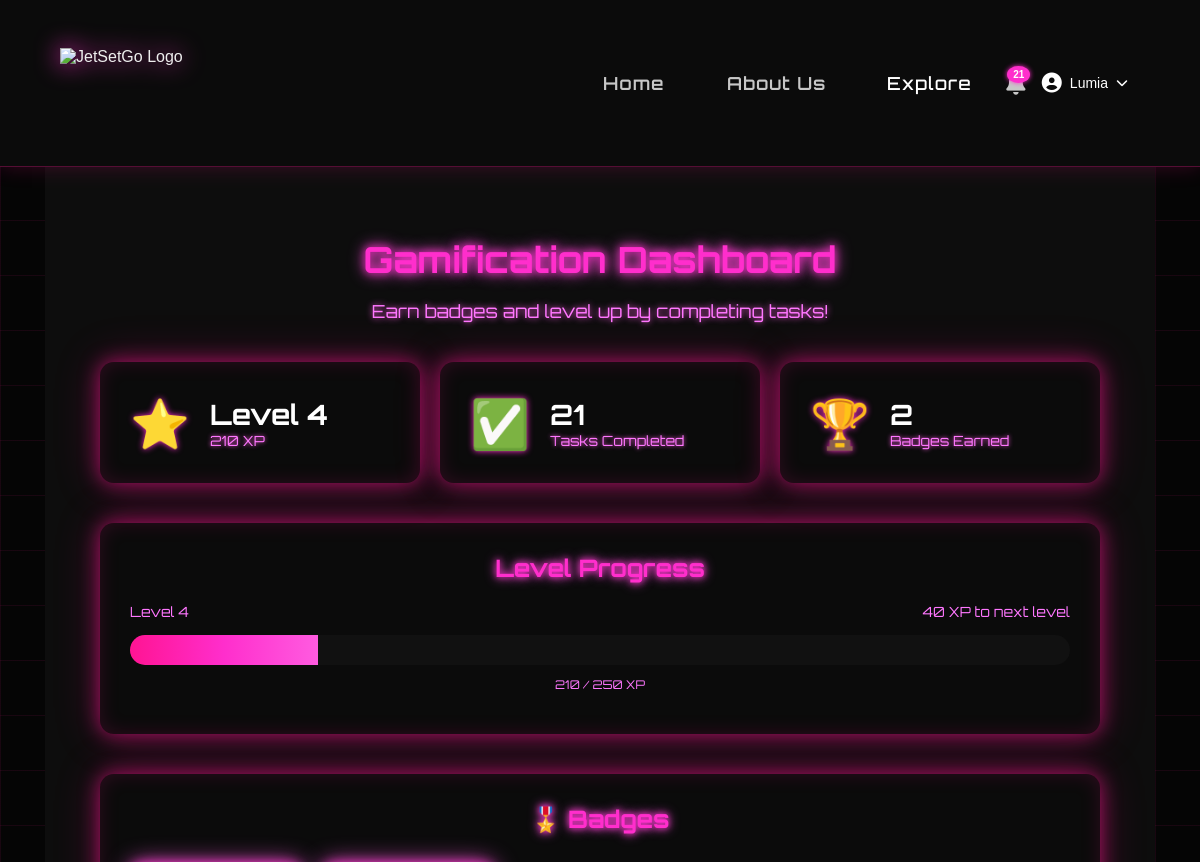
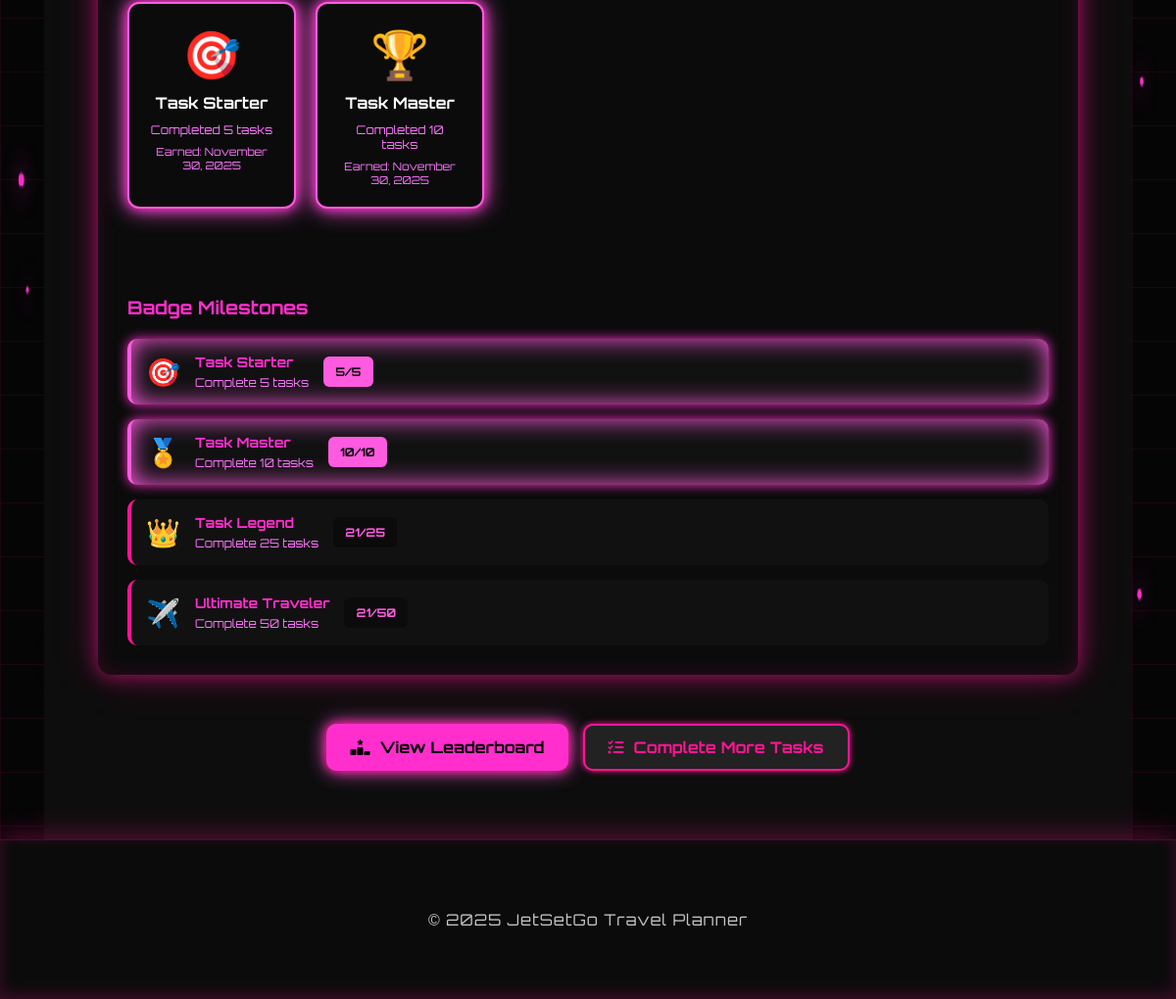
The page /social/gamification (signed in) on the database its author committed (2 pictures, top to bottom).
### app/models.py (models this page shows, shortened)
class User(db.Model):
    __tablename__ = 'user'
    id = db.Column(db.Integer, primary_key=True)
    username = db.Column(db.String(100), nullable=False)
    email = db.Column(db.String(100), unique=True, nullable=False)
    password = db.Column(db.String(200), nullable=False)
    shared_expenses = db.relationship("Expense", secondary=expense_shared, backref="users_shared")
    favorite_destinations = db.relationship(
        "FavoriteDestination",
        secondary=user_favorite_destinations,
        backref=db.backref("users_who_favorited", lazy="dynamic")
    )
    reviews = db.relationship("Review", backref="user", lazy=True, cascade="all, delete-orphan")
    def ensure_stats(self):
        return ensure_user_stats(self)

class UserStats(db.Model):
    __tablename__ = "user_stats"
    id = db.Column(db.Integer, primary_key=True)
    user_id = db.Column(db.Integer, db.ForeignKey("user.id"), unique=True, nullable=False)
    total_xp = db.Column(db.Integer, default=0)
    tasks_completed = db.Column(db.Integer, default=0)
    theme = db.Column(db.String(10), default="dark")
    created_at = db.Column(db.DateTime, default=datetime.utcnow)
    updated_at = db.Column(db.DateTime, default=datetime.utcnow, onupdate=datetime.utcnow)
    user = db.relationship("User", backref=db.backref("stats", uselist=False))
    badges = db.relationship("Badge", backref="user_stats", lazy=True, cascade="all, delete-orphan")
    def get_level(self):
        return StatsService.get_level(self)
    def get_level_progress(self):
        return StatsService.get_level_progress(self)

class Badge(db.Model):
    __tablename__ = "badge"
    id = db.Column(db.Integer, primary_key=True)
    user_stats_id = db.Column(db.Integer, db.ForeignKey("user_stats.id"), nullable=False)
    name = db.Column(db.String(100), nullable=False)
    icon = db.Column(db.String(10), nullable=False)
    description = db.Column(db.String(250), nullable=False)
    threshold = db.Column(db.Integer, nullable=False)
    earned_at = db.Column(db.DateTime, default=datetime.utcnow)

### app/routes/social.py (the view)
@social_bp.route("/gamification")
def gamification():
    if "user_id" not in session:
        flash("Please log in to view gamification", "danger")
        return redirect(url_for("auth.login"))
    from app.models import User, Badge
    user = User.query.get(session["user_id"])
    user_stats = user.ensure_stats()
    badges = Badge.query.filter_by(user_stats_id=user_stats.id).all()
    level = user_stats.get_level()
    level_progress = user_stats.get_level_progress()
    current_xp = user_stats.total_xp
    current_level_xp = level * 50
    next_level_xp = (level + 1) * 50
    xp_for_next_level = next_level_xp - current_xp
    return render_template(
        "gamification.html",
        user_stats=user_stats,
        badges=badges,
        level=level,
        level_progress=level_progress,
        xp_for_next_level=xp_for_next_level
    )

### app/models.py (called while the page is built)
def ensure_user_stats(user):
    if not user.stats:
        stats = UserStats(user_id=user.id)
        db.session.add(stats)
        db.session.commit()
        return stats
    return user.stats

    @staticmethod
    def get_level(user_stats):
        return max(1, user_stats.total_xp // 50)

    @staticmethod
    def get_level_progress(user_stats):
        current_level = StatsService.get_level(user_stats)
        current_level_xp = current_level * 50
        next_level_xp = (current_level + 1) * 50
        progress = 0
        if next_level_xp != current_level_xp:
            progress = ((user_stats.total_xp - current_level_xp) / (next_level_xp - current_level_xp)) * 100
        return min(100, max(0, progress))

### app/templates/gamification.html (shortened to what this page needs)
{% extends 'base.html' %}
{% block content %}
<div class="gamification-container">
    <div class="gamification-header">
        <h1>Gamification Dashboard</h1>
        <p>Earn badges and level up by completing tasks!</p>
    </div>
    <div class="stats-overview">
        <div class="stat-card">
            <div class="stat-icon">⭐</div>
            <div class="stat-content">
                <h3>Level {{ level }}</h3>
                <p>{{ user_stats.total_xp }} XP</p>
            </div>
        </div>
        <div class="stat-card">
            <div class="stat-icon">✅</div>
            <div class="stat-content">
                <h3>{{ user_stats.tasks_completed }}</h3>
                <p>Tasks Completed</p>
            </div>
        </div>
        <div class="stat-card">
            <div class="stat-icon">🏆</div>
            <div class="stat-content">
                <h3>{{ badges|length }}</h3>
                <p>Badges Earned</p>
            </div>
        </div>
    </div>
    <div class="progress-section">
        <h2>Level Progress</h2>
        <div class="level-info">
            <span>Level {{ level }}</span>
            <span>{{ xp_for_next_level }} XP to next level</span>
        </div>
        <div class="progress-bar">
            <div class="progress-fill" data-progress="{{ (level_progress | default(0) | int) }}"></div>
        </div>
        <p class="progress-text">{{ user_stats.total_xp }} / {{ (level + 1) * 50 }} XP</p>
    </div>
    <div class="badges-section">
        <h2>🎖️ Badges</h2>
        {% if badges %}
            <div class="badges-grid">
                {% for badge in badges %}
                    <div class="badge-card earned">
                        <div class="badge-icon">{{ badge.icon }}</div>
                        <h3>{{ badge.name }}</h3>
                        <p>{{ badge.description }}</p>
                        <span class="earned-date">Earned: {{ badge.earned_at.strftime('%B %d, %Y') }}</span>
                    </div>
                {% endfor %}
            </div>
        {% else %}
            <div class="no-badges">
                <p>No badges earned yet. Complete tasks to earn badges!</p>
            </div>
        {% endif %}
        <div class="badge-thresholds">
            <h3>Badge Milestones</h3>
            <div class="threshold-list">
                <div class="threshold-item {% if user_stats.tasks_completed >= 5 %}completed{% endif %}">
                    <span class="threshold-icon">🎯</span>
                    <div class="threshold-info">
                        <h4>Task Starter</h4>
                        <p>Complete 5 tasks</p>
                    </div>
                    <span class="progress-indicator">{{ [user_stats.tasks_completed, 5] | min }}/5</span>
                </div>
                <div class="threshold-item {% if user_stats.tasks_completed >= 10 %}completed{% endif %}">
                    <span class="threshold-icon">🏅</span>
                    <div class="threshold-info">
                        <h4>Task Master</h4>
                        <p>Complete 10 tasks</p>
                    </div>
                    <span class="progress-indicator">{{ [user_stats.tasks_completed, 10] | min }}/10</span>
                </div>
                <div class="threshold-item {% if user_stats.tasks_completed >= 25 %}completed{% endif %}">
                    <span class="threshold-icon">👑</span>
                    <div class="threshold-info">
                        <h4>Task Legend</h4>
                        <p>Complete 25 tasks</p>
                    </div>
                    <span class="progress-indicator">{{ [user_stats.tasks_completed, 25] | min }}/25</span>
                </div>
                <div class="threshold-item {% if user_stats.tasks_completed >= 50 %}completed{% endif %}">
                    <span class="threshold-icon">✈️</span>
                    <div class="threshold-info">
                        <h4>Ultimate Traveler</h4>
                        <p>Complete 50 tasks</p>
                    </div>
                    <span class="progress-indicator">{{ [user_stats.tasks_completed, 50] | min }}/50</span>
                </div>
            </div>
        </div>
    </div>
    <div class="action-buttons">
        <a href="{{ url_for('social.leaderboard') }}" class="btn btn-primary" style="width: auto;">
            <i class="fas fa-ranking-star"></i> View Leaderboard
        </a>
        <a href="{{ url_for('tasks.view_tasks') }}" class="btn btn-secondary" style="width: auto;">
            <i class="fas fa-tasks"></i> Complete More Tasks
        </a>
    </div>
</div>
{% endblock %}

### app/templates/base.html (shortened to what this page needs)
<!DOCTYPE html>
<html lang="en">
<head>
    <link rel="stylesheet" href="{{ url_for('static', filename='css/style.css') }}">
    <link rel="stylesheet" href="https://cdnjs.cloudflare.com/ajax/libs/font-awesome/6.5.0/css/all.min.css">
</head>
<body>
<header>
    <div class="container nav-container">
        <img src="{{ url_for('static', filename='images/logo.png') }}" alt="JetSetGo Logo" class="logo">
        <nav>
            {% if 'user_id' in session and 'user_email' in session %}
            <a href="{{ url_for('view.user_home') }}">Home</a>
            {% else %}
            <a href="{{ url_for('view.landing') }}">Home</a>
            {% endif %}
            <a href="{{ url_for('main.about') }}">About Us</a>
            <a href="{{ url_for('social.explore') }}" class="nav-explore">Explore</a>
            <div class="notif-wrapper">
                <i class="fas fa-bell notif-bell" id="notifBell"></i>
                <span id="notifBadge" class="notif-badge" style="display:none;">0</span>
            </div>
            {% if 'user_id' in session and 'user_email' in session %}
                <div class="user-dropdown-wrapper">
                    <button class="user-dropdown-toggle">
                        <i class="fas fa-user-circle"></i>
                        <span class="username-display">{{ session.get('user_name', 'User') }}</span>
                        <i class="fas fa-chevron-down"></i>
                    </button>
                </div>
            {% else %}
                <a href="{{ url_for('auth.login') }}">Login</a>
                <a href="{{ url_for('auth.register') }}">Register</a>
            {% endif %}
        </nav>
    </div>
</header>
<main class="container">
    {% block content %}{% endblock %}
</main>
<footer>
    <div class="container">
        <p>&copy; {{ 2025 }} JetSetGo Travel Planner</p>
    </div>
</footer>
</body>
</html>

### app/static/css/style.css (style rules this page uses)
:root { --bg-color: #000000; --text-color: #f2f2f2; --soft-text: #c7c7c7; --card-bg: rgba(10, 10, 10, 0.8); --border-color: #ff2ecc; --neon-pink: #ff2ecc; --neon-hover: #ff5be0; }
body { background: var(--bg-color); color: var(--text-color); font-family: "Inter", sans-serif; margin: 0; padding: 0; opacity: 0; animation: fadeIn 0.9s ease-out forwards; }
a { transition: opacity 0.3s ease; }
.container { width: 90%; max-width: 1150px; margin: auto; }
body::before { content: ""; position: fixed; top: 0; left: 0; width: 100%; height: 100%; background-image: linear-gradient(rgba(255, 20, 147, 0.08) 1px, transparent 1px), linear-gradient(90deg, rgba(255, 20, 147, 0.08) 1px, transparent 1px); background-size: 55px 55px; animation: gridMove 32s linear infinite; z-index: -3; pointer-events: none !important; }
header { background: #0b0b0b; padding: 18px 0; border-bottom: 1px solid rgba(255, 20, 147, 0.3); box-shadow: 0 0 20px rgba(255, 20, 147, 0.2); position: relative; z-index: 20; }
header .container { display: flex; justify-content: space-between; align-items: center; }
.logo { height: 70px; filter: drop-shadow(0 0 12px var(--neon-pink)); }
nav a { margin-left: 30px; text-decoration: none; color: var(--soft-text); font-size: 18px; font-family: "Orbitron", sans-serif; letter-spacing: 1px; font-weight: 600; padding: 10px 14px; transition: 0.25s ease; position: relative; z-index: 20; }
.btn { width: 100%; padding: 12px 0; background: var(--neon-pink); color: #000; border: none; font-weight: 600; font-size: 16px; margin-top: 10px; border-radius: 8px; cursor: pointer; transition: 0.25s ease; box-shadow: 0 0 12px var(--neon-pink); position: relative; z-index: 20; }
footer { background: #0b0b0b; padding: 25px 0; text-align: center; color: var(--soft-text); border-top: 1px solid rgba(255, 20, 147, 0.25); font-family: "Orbitron", sans-serif; letter-spacing: 1px; box-shadow: 0 -5px 25px rgba(255, 20, 147, 0.3), inset 0 -5px 15px rgba(255, 20, 147, 0.2); position: relative; z-index: 20; }
.container { max-width: 1200px; margin: auto; padding: 30px 15px; position: relative; z-index: 10; }
.container h2 { color: var(--neon-pink); text-align: center; font-family: "Orbitron", sans-serif; text-shadow: 0 0 15px var(--neon-pink); margin-bottom: 40px; }
.btn-primary { background: var(--neon-pink) !important; color: #000 !important; border: none !important; box-shadow: 0 0 12px var(--neon-pink); }
body { background: #050505; color: #eee; font-family: 'Poppins', sans-serif; }
.btn, .btn-small, .btn-clear { padding: 10px 18px; border: none; border-radius: 8px; background: var(--neon-pink); color: #000; cursor: pointer; font-weight: bold; transition: 0.2s ease; }
.notif-wrapper { position: relative; display: inline-block; margin-left: 18px; }
.notif-bell { font-size: 22px; color: var(--soft-text); cursor: pointer; transition: 0.25s ease; text-shadow: none; position: relative; top: 2px; }
.notif-badge { position: absolute; top: -5px; right: -5px; background: var(--neon-pink); color: white; font-size: 10px; padding: 3px 6px; border-radius: 50%; font-weight: bold; box-shadow: 0 0 5px var(--neon-pink); }

### app/templates/base.html (style rules this page uses)
:root { --bg-primary: #0d0d0d; --bg-secondary: #1a1a1a; }
body { background: var(--bg-primary); transition: background 0.4s ease; }
main { background: var(--bg-primary); }
html, body { background: var(--bg-primary); }
.nav-explore { color: white; text-decoration: none; font-weight: 500; transition: all 0.3s; padding: 8px 12px; border-radius: 6px; }
.user-dropdown-wrapper { position: relative; display: inline-block; }
.user-dropdown-toggle { background: none; border: none; color: white; cursor: pointer; display: flex; align-items: center; gap: 8px; font-size: 14px; transition: opacity 0.3s; padding: 8px 12px; border-radius: 6px; }
.user-dropdown-toggle i:first-child { font-size: 20px; }
.user-dropdown-toggle i:last-child { font-size: 12px; transition: transform 0.3s; }

### rows shown on the page
User: get "Lumia"
UserStats: total_xp "210", tasks_completed "21"
Badge: icon "🎯", name "Task Starter", description "Completed 5 tasks", earned_at "November 30, 2025"
Badge: icon "🏆", name "Task Master", description "Completed 10 tasks", earned_at "November 30, 2025"

### other values the page prints
{{ level }} "4"
{{ badges|length }} "2"
{{ xp_for_next_level }} "40"
{{ (level + 1) * 50 }} "250"
{{ [user_stats.tasks_completed, 5] | min }} "5"
{{ [user_stats.tasks_completed, 10] | min }} "10"
{{ [user_stats.tasks_completed, 25] | min }} "21"
{{ [user_stats.tasks_completed, 50] | min }} "21"
{{ 2025 }} "2025"
